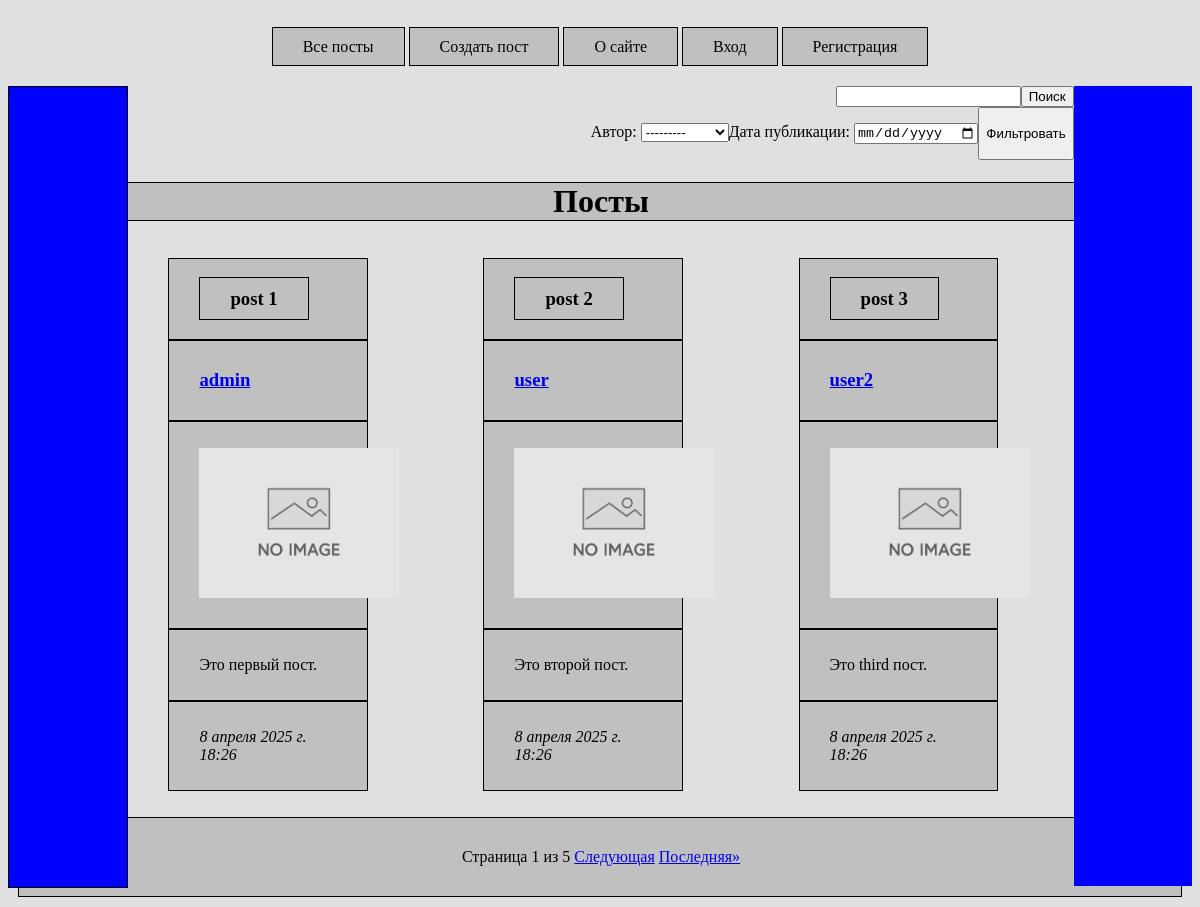
/filter/, run on the app's committed database.
### blog/models.py (models this page shows, shortened)
class Post(models.Model):
    author = models.ForeignKey(User, on_delete=models.CASCADE, verbose_name="Автор", related_name="posts")
    title = models.CharField(max_length=200, verbose_name="Заголовок")
    text = models.TextField(verbose_name="Текст поста")
    created_at = models.DateTimeField(default=timezone.now, verbose_name="Дата создания", editable=False)
    image = models.ImageField(upload_to='posts/', null=True, blank=True, verbose_name="Изображение")
    slug = models.SlugField(max_length=200, unique=True, editable=False, null=True)
    def get_absolute_url(self):
        return reverse('blog:read_post', kwargs={'slug': self.slug})
    class Meta:
        verbose_name = "Пост"
        verbose_name_plural = "Посты"

### blog/views.py (the view)
# urls.py: path('filter/', filter_post, name='filter_post'),
def filter_post(request):
    author_id = request.GET.get('author')
    if not author_id:
        results = Post.objects.all()
    else:
        author = User.objects.get(pk=author_id)
        query_text = Q(author__exact=author)
        results = Post.objects.filter(query_text)
    per_page = 3
    paginator = Paginator(results, per_page)
    page_number = request.GET.get('page')
    page_obj = paginator.get_page(page_number)
    count_posts = results.count()
    filter_form = FilterForm()
    context = {'title': 'Главная страница',
               'page_obj': page_obj,
               'count_posts': count_posts,
               'filter_form': filter_form}
    return render(request, template_name='blog/index.html', context=context)

### blog/forms.py
class FilterForm(forms.Form):
    author = forms.ModelChoiceField(queryset=User.objects.all(), label='Автор', required=False)
    created_at = forms.DateField(label='Дата публикации',
                                 widget=forms.DateInput(attrs={'type': 'date'}),
                                 input_formats=['%Y-%m-%d'],
                                 required=False)

### blog/templatetags/custom_tags.py (called while the page is built)
@register.simple_tag
def url_replace(request, field, value):
    dict_ = request.GET.copy()
    dict_[field] = value
    return dict_.urlencode()

### blog/templates/blog/index.html (shortened to what this page needs)
{% extends 'blog/base.html' %}
{% load static %}
{% load custom_tags %}
{% block content %}
<div>
    <form class="search-form" action="{% url 'blog:search_post' %}" method="get">
        <input type="search" name="query">
        <button type="submit">Поиск</button>
    </form>
</div>
<div>
    <form action="{% url 'blog:filter_post' %}" method="get" style="display: flex; justify-content: end; margin-right: 50px">
        {{ filter_form.as_p }}
        <button type="submit">Фильтровать</button>
    </form>
</div>
{% if page_obj|length == 0 %}
<h2>По вашему запросу не найдено ни одного поста!</h2>
{% else %}
<h1 id="index-title">Посты</h1>
<div class="post-list">
        {% for post in page_obj %}
            <ul class="single-posting">
                <li class="post-title"><h3><a class="post-title" href="{{ post.get_absolute_url }}">{{ post.title }}</a></h3></li>
                <li class="post-author"><h3><a href="{% url 'blog:user_posts' user_id=post.author.pk %}">{{ post.author }}</a></h3></li>
                <li class="post-image">
                {% if post.image %}
                    <p><img src="{{ post.image.url }}" width="150px" height="auto"></p>
                {% else %}
                    <p><img src="{% static 'img/no_image.jpeg' %}" width = 200px, height="auto"></p>
                {% endif %}
                </li>
                <li class="post-text"><p>{{ post.text }}</p></li>
                <li class="post-created-at"><p><i>{{ post.created_at }}</i></p></li>
            </ul>
        {% endfor %}
</div>
<div class="pagination">
    <span class="step-links">
        <span class="current">
            Страница {{ page_obj.number }} из {{ page_obj.paginator.num_pages }}
        </span>
        {% if page_obj.has_next %}
            <a href="?{% url_replace request 'page' page_obj.next_page_number %}">Следующая</a>
            <a href="?page={{ page_obj.paginator.num_pages }}">Последняя&raquo;</a>
        {% endif %}
    </span>
</div>
{% endif %}
{% endblock content %}

### static/css/styles.css (style rules this page uses)
body { font-family: "Times New Roman"; background-color: #E0E0E0; }
.post-list { display: flex; flex-direction: row; justify-content: space-evenly; }
#index-title { background-color: #C0C0C0; text-align: center; border: 1px solid black; }
.pagination { margin: 10px; border: 1px solid black; padding: 30px; text-align: center; height: 30%; background-color: #C0C0C0; }
.post-author { text-decoration: none; color: #000000; border: 1px solid black; padding: 10px 30px 10px 30px; background-color: #C0C0C0; }
.post-image { text-decoration: none; color: #000000; border: 1px solid black; padding: 10px 30px 10px 30px; background-color: #C0C0C0; }
.post-title { text-decoration: none; color: #000000; border: 1px solid black; padding: 10px 30px 10px 30px; background-color: #C0C0C0; }
.post-text { text-decoration: none; color: #000000; border: 1px solid black; padding: 10px 30px 10px 30px; background-color: #C0C0C0; }
.post-created-at { text-decoration: none; color: #000000; border: 1px solid black; padding: 10px 30px 10px 30px; background-color: #C0C0C0; }
.single-posting { list-style-type: none; width: 30%; }
.single-posting li { width: 50%; }
.search-form { display: flex; justify-content: end; margin-right: 50px; }

### data on the page
Post: title "post 1", author "admin", text "Это первый пост.", created_at "8 апреля 2025 г. 18:26"
Post: title "post 2", author "user", text "Это второй пост.", created_at "8 апреля 2025 г. 18:26"
Post: title "post 3", author "user2", text "Это third пост.", created_at "8 апреля 2025 г. 18:26"

### other printed values
{{ page_obj.number }} "1"
{{ page_obj.paginator.num_pages }} "5"
